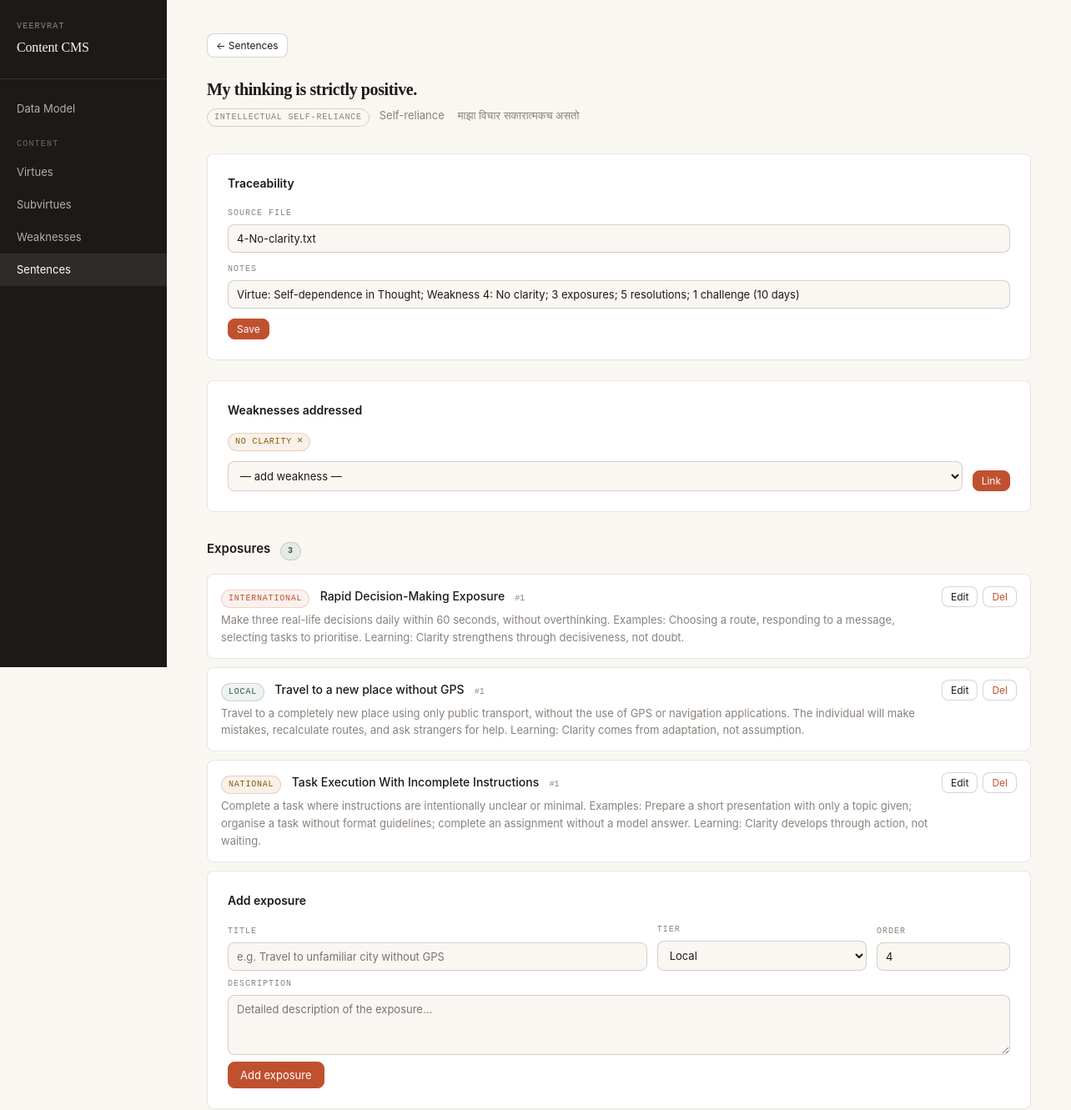
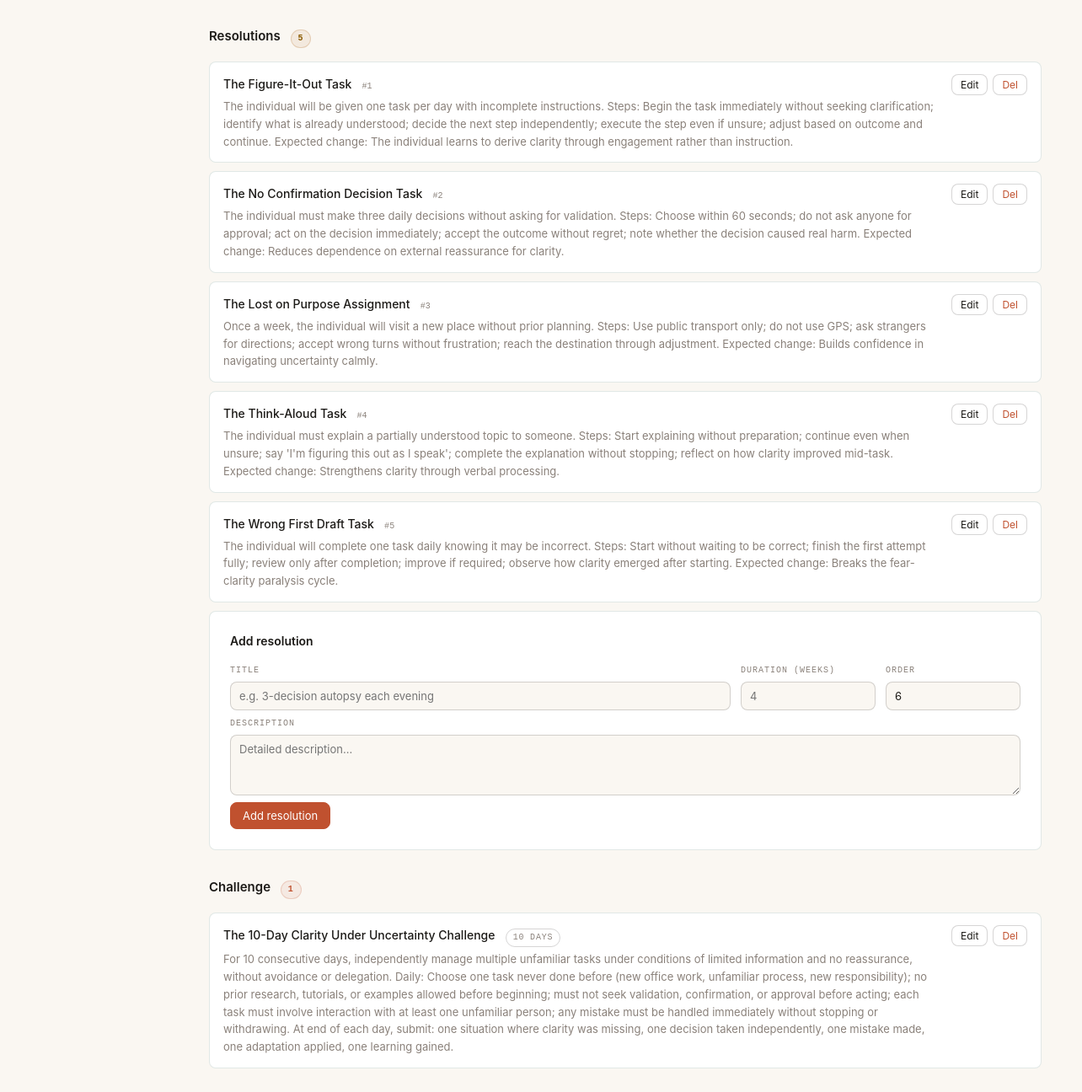
Screenshot of /sentences/1 with the database file from the repository (2 pictures, top to bottom).
### tables this page shows
CREATE TABLE sentence (
            id            INTEGER PRIMARY KEY AUTOINCREMENT,
            text_en       TEXT NOT NULL,
            text_mr       TEXT,
            subvirtue_id  INTEGER NOT NULL REFERENCES subvirtue(id) ON DELETE CASCADE,
            source_file   TEXT,
            notes         TEXT
        );

CREATE TABLE subvirtue (
            id          INTEGER PRIMARY KEY AUTOINCREMENT,
            name_en     TEXT NOT NULL UNIQUE,
            name_mr     TEXT,
            virtue_id   INTEGER NOT NULL REFERENCES virtue(id) ON DELETE RESTRICT
        );

CREATE TABLE virtue (
            id      INTEGER PRIMARY KEY AUTOINCREMENT,
            name_en TEXT NOT NULL UNIQUE,
            name_mr TEXT
        );

CREATE TABLE weakness (
            id       INTEGER PRIMARY KEY AUTOINCREMENT,
            name_en  TEXT NOT NULL UNIQUE,
            name_mr  TEXT,
            category TEXT CHECK(category IN ('A','B','C'))
        );

CREATE TABLE exposure (
            id            INTEGER PRIMARY KEY AUTOINCREMENT,
            sentence_id   INTEGER NOT NULL REFERENCES sentence(id) ON DELETE CASCADE,
            tier          TEXT CHECK(tier IN ('local','national','international')),
            title         TEXT NOT NULL,
            description   TEXT,
            sort_order    INTEGER DEFAULT 0
        );

CREATE TABLE resolution (
            id             INTEGER PRIMARY KEY AUTOINCREMENT,
            sentence_id    INTEGER NOT NULL REFERENCES sentence(id) ON DELETE CASCADE,
            title          TEXT NOT NULL,
            description    TEXT,
            duration_weeks INTEGER,
            sort_order     INTEGER DEFAULT 0
        );

CREATE TABLE challenge (
            id            INTEGER PRIMARY KEY AUTOINCREMENT,
            sentence_id   INTEGER NOT NULL REFERENCES sentence(id) ON DELETE CASCADE,
            title         TEXT NOT NULL,
            description   TEXT,
            duration_days INTEGER
        );

### main.py (the view)
@app.get("/sentences/{sid}", response_class=HTMLResponse)
def view_sentence(request: Request, sid: int, msg: str = ""):
    db = get_db()
    sentence = db.execute("""
        SELECT s.*, sv.name_en AS subvirtue_name, v.name_en AS virtue_name, v.id AS virtue_id
        FROM sentence s
        JOIN subvirtue sv ON sv.id = s.subvirtue_id
        JOIN virtue v ON v.id = sv.virtue_id
        WHERE s.id = ?
    """, (sid,)).fetchone()
    if not sentence:
        raise HTTPException(404)
    exposures = db.execute("SELECT * FROM exposure WHERE sentence_id=? ORDER BY tier, sort_order, id", (sid,)).fetchall()
    resolutions = db.execute("SELECT * FROM resolution WHERE sentence_id=? ORDER BY sort_order, id", (sid,)).fetchall()
    challenges = db.execute("SELECT * FROM challenge WHERE sentence_id=? ORDER BY id", (sid,)).fetchall()
    linked_weaknesses = db.execute("""
        SELECT w.* FROM weakness w
        JOIN sentence_weakness sw ON sw.weakness_id = w.id
        WHERE sw.sentence_id = ? ORDER BY w.name_en
    """, (sid,)).fetchall()
    all_weaknesses = db.execute("SELECT * FROM weakness ORDER BY category, name_en").fetchall()
    db.close()
    return templates.TemplateResponse(request, "sentence_detail.html", {
        "sentence": sentence,
        "exposures": exposures, "resolutions": resolutions, "challenges": challenges,
        "linked_weaknesses": linked_weaknesses, "all_weaknesses": all_weaknesses,
        "msg": msg
    })

### templates/sentence_detail.html (shortened to what this page needs)
{% extends "base.html" %}
{% block content %}
<div style="margin-bottom:24px;">
  <a href="/sentences?virtue_id={{ sentence.virtue_id }}&subvirtue_id={{ sentence.subvirtue_id }}" class="btn btn-sm">← Sentences</a>
</div>
<div class="page-head">
  <h1 style="font-size:20px;line-height:1.4;">{{ sentence.text_en }}</h1>
  <p>
    <span class="badge">{{ sentence.subvirtue_name }}</span>
    <span style="color:var(--muted);font-size:13px;margin-left:8px;">{{ sentence.virtue_name }}</span>
    {% if sentence.text_mr %}<span style="color:var(--muted);font-size:13px;margin-left:12px;">{{ sentence.text_mr }}</span>{% endif %}
  </p>
</div>
<div class="form-card">
  <h3>Traceability</h3>
  <form method="post" action="/sentences/{{ sentence.id }}/edit-meta">
    <div class="form-row">
      <div class="field field-full"><label>Source file</label><input name="source_file" value="{{ sentence.source_file or '' }}" placeholder="e.g. Problem33_Initiative_Plan (1).txt"></div>
      <div class="field field-full"><label>Notes</label><input name="notes" value="{{ sentence.notes or '' }}" placeholder="Context, problem number, weakness..."></div>
      <button type="submit" class="btn btn-sm btn-primary">Save</button>
    </div>
  </form>
</div>
<div class="form-card">
  <h3>Weaknesses addressed</h3>
  <div style="display:flex;gap:8px;flex-wrap:wrap;margin-bottom:12px;">
    {% for w in linked_weaknesses %}
    <span class="badge badge-national" style="display:inline-flex;align-items:center;gap:6px;">
      {{ w.name_en }}
      <form method="post" action="/sentences/{{ sentence.id }}/unlink-weakness/{{ w.id }}" style="display:inline;margin:0;">
        <button type="submit" style="background:none;border:none;cursor:pointer;color:inherit;font-size:12px;padding:0;line-height:1;" title="Remove">×</button>
      </form>
    </span>
    {% else %}
    <span style="color:var(--muted);font-size:13px;">No weaknesses tagged yet.</span>
    {% endfor %}
  </div>
  <form method="post" action="/sentences/{{ sentence.id }}/link-weakness">
    <div class="form-row">
      <div class="field">
        <select name="weakness_id" required>
          <option value="">— add weakness —</option>
        </select>
      </div>
      <button type="submit" class="btn btn-sm btn-primary">Link</button>
    </div>
  </form>
</div>
<div class="section-head">
  <h2>Exposures <span class="badge badge-local" style="margin-left:8px;">{{ exposures | length }}</span></h2>
</div>
{% for e in exposures %}
<div class="item-card">
  <div class="item-top">
    <div>
      <span class="badge badge-{{ e.tier }}">{{ e.tier }}</span>
      <span class="item-title" style="margin-left:8px;">{{ e.title }}</span>
      {% if e.sort_order %}<span style="font-family:var(--mono);font-size:10px;color:var(--muted);margin-left:8px;">#{{ e.sort_order }}</span>{% endif %}
      {% if e.description %}<div class="item-desc">{{ e.description }}</div>{% endif %}
    </div>
    <div class="item-actions">
      <button class="btn btn-sm" onclick="toggleEdit('e{{ e.id }}')">Edit</button>
      <form method="post" action="/sentences/{{ sentence.id }}/exposures/{{ e.id }}/delete" style="display:inline" onsubmit="return confirm('Delete?')">
        <button type="submit" class="btn btn-sm btn-danger">Del</button>
      </form>
    </div>
  </div>
</div>
{% endfor %}
<div class="form-card">
  <h3>Add exposure</h3>
  <form method="post" action="/sentences/{{ sentence.id }}/exposures/new">
    <div class="form-row">
      <div class="field" style="flex:2;"><label>Title</label><input name="title" required placeholder="e.g. Travel to unfamiliar city without GPS"></div>
      <div class="field"><label>Tier</label>
        <select name="tier"><option value="local">Local</option><option value="national">National</option><option value="international">International</option></select>
      </div>
      <div class="field" style="max-width:80px;"><label>Order</label><input name="sort_order" type="number" value="{{ exposures | length + 1 }}"></div>
    </div>
    <div class="form-row" style="margin-top:8px;">
      <div class="field field-full"><label>Description</label><textarea name="description" placeholder="Detailed description of the exposure..."></textarea></div>
    </div>
    <div style="margin-top:8px;"><button type="submit" class="btn btn-primary">Add exposure</button></div>
  </form>
</div>
<div class="section-head">
  <h2>Resolutions <span class="badge badge-national" style="margin-left:8px;">{{ resolutions | length }}</span></h2>
</div>
{% for r in resolutions %}
<div class="item-card">
  <div class="item-top">
    <div>
      <span class="item-title">{{ r.title }}</span>
      {% if r.sort_order %}<span style="font-family:var(--mono);font-size:10px;color:var(--muted);margin-left:8px;">#{{ r.sort_order }}</span>{% endif %}
      {% if r.description %}<div class="item-desc">{{ r.description }}</div>{% endif %}
    </div>
    <div class="item-actions">
      <button class="btn btn-sm" onclick="toggleEdit('r{{ r.id }}')">Edit</button>
      <form method="post" action="/sentences/{{ sentence.id }}/resolutions/{{ r.id }}/delete" style="display:inline" onsubmit="return confirm('Delete?')">
        <button type="submit" class="btn btn-sm btn-danger">Del</button>
      </form>
    </div>
  </div>
</div>
{% endfor %}
<div class="form-card">
  <h3>Add resolution</h3>
  <form method="post" action="/sentences/{{ sentence.id }}/resolutions/new">
    <div class="form-row">
      <div class="field" style="flex:2;"><label>Title</label><input name="title" required placeholder="e.g. 3-decision autopsy each evening"></div>
      <div class="field" style="max-width:100px;"><label>Duration (weeks)</label><input name="duration_weeks" type="number" placeholder="4"></div>
      <div class="field" style="max-width:80px;"><label>Order</label><input name="sort_order" type="number" value="{{ resolutions | length + 1 }}"></div>
    </div>
    <div class="form-row" style="margin-top:8px;">
      <div class="field field-full"><label>Description</label><textarea name="description" placeholder="Detailed description..."></textarea></div>
    </div>
    <div style="margin-top:8px;"><button type="submit" class="btn btn-primary">Add resolution</button></div>
  </form>
</div>
<div class="section-head">
  <h2>Challenge <span class="badge badge-international" style="margin-left:8px;">{{ challenges | length }}</span></h2>
</div>
{% for ch in challenges %}
<div class="item-card">
  <div class="item-top">
    <div>
      <span class="item-title">{{ ch.title }}</span>
      {% if ch.duration_days %}<span class="badge" style="margin-left:8px;">{{ ch.duration_days }} days</span>{% endif %}
      {% if ch.description %}<div class="item-desc">{{ ch.description }}</div>{% endif %}
    </div>
    <div class="item-actions">
      <button class="btn btn-sm" onclick="toggleEdit('ch{{ ch.id }}')">Edit</button>
      <form method="post" action="/sentences/{{ sentence.id }}/challenges/{{ ch.id }}/delete" style="display:inline" onsubmit="return confirm('Delete?')">
        <button type="submit" class="btn btn-sm btn-danger">Del</button>
      </form>
    </div>
  </div>
</div>
{% endfor %}
{% endblock %}

### static/style.css (style rules this page uses)
:root { --bg: #FAF7F2; --fg: #1C1A17; --accent: #C0512F; --accent-2: #2F5B4F; --muted: #8A817A; --surface: #fff; --border: rgba(47,91,79,0.14); --border-strong: rgba(28,26,23,0.18); --radius: 8px; --mono: 'JetBrains Mono', ui-monospace, Menlo, monospace; --serif: Georgia, serif; }
*, *::before, *::after { box-sizing: border-box; margin: 0; padding: 0; }
html, body { background: var(--bg); color: var(--fg); font-family: -apple-system, BlinkMacSystemFont, 'Segoe UI', system-ui, sans-serif; font-size: 15px; line-height: 1.6; }
.page-head { margin-bottom: 32px; }
.page-head h1 { font-family: var(--serif); font-size: 28px; letter-spacing: -0.02em; margin-bottom: 6px; }
.page-head p { color: var(--muted); font-size: 14px; }
.badge { display: inline-block; font-family: var(--mono); font-size: 10px; text-transform: uppercase; letter-spacing: 0.08em; padding: 2px 8px; border-radius: 999px; border: 1px solid var(--border-strong); color: var(--muted); }
.badge-local { background: rgba(47,91,79,0.08); color: var(--accent-2); border-color: rgba(47,91,79,0.2); }
.badge-national { background: rgba(184,115,51,0.1); color: #8a5a00; border-color: rgba(184,115,51,0.25); }
.badge-international { background: rgba(192,81,47,0.08); color: var(--accent); border-color: rgba(192,81,47,0.2); }
.btn { display: inline-flex; align-items: center; gap: 6px; padding: 7px 14px; border-radius: var(--radius); border: 1px solid var(--border-strong); font-size: 13px; font-family: inherit; cursor: pointer; text-decoration: none; background: var(--surface); color: var(--fg); transition: all 0.12s; }
.btn-primary { background: var(--accent); color: #fff; border-color: var(--accent); }
.btn-sm { padding: 4px 10px; font-size: 12px; }
.btn-danger { color: var(--accent); }
.form-card { background: var(--surface); border: 1px solid var(--border); border-radius: var(--radius); padding: 24px; margin-bottom: 24px; }
.form-card h3 { font-size: 14px; font-weight: 600; margin-bottom: 16px; }
.form-row { display: flex; gap: 12px; flex-wrap: wrap; align-items: flex-end; }
.field { display: flex; flex-direction: column; gap: 5px; flex: 1; min-width: 160px; }
.field label { font-family: var(--mono); font-size: 10px; text-transform: uppercase; letter-spacing: 0.1em; color: var(--muted); }
.field input, .field select, .field textarea { padding: 8px 10px; border: 1px solid var(--border-strong); border-radius: var(--radius); font-size: 13px; font-family: inherit; color: var(--fg); background: var(--bg); outline: none; transition: border-color 0.12s; }
.field textarea { resize: vertical; min-height: 72px; }
.field-full { flex-basis: 100%; }
.section-head { display: flex; align-items: center; justify-content: space-between; margin: 32px 0 16px; }
.section-head h2 { font-size: 15px; font-weight: 600; }
.item-card { background: var(--surface); border: 1px solid var(--border); border-radius: var(--radius); padding: 14px 16px; margin-bottom: 10px; }
.item-card .item-top { display: flex; justify-content: space-between; align-items: flex-start; gap: 12px; }
.item-card .item-title { font-weight: 500; font-size: 14px; }
.item-card .item-desc { font-size: 13px; color: var(--muted); margin-top: 4px; line-height: 1.6; }
.item-actions { display: flex; gap: 6px; flex-shrink: 0; }

### rows the page displays
sentence: text_en "My thinking is strictly positive.", text_mr "माझा विचार सकारात्मकच असतो", source_file "4-No-clarity.txt", notes "Virtue: Self-dependence in Thought; Weakness 4: No clarity; 3 exposures; 5 resolutions; 1 challenge (10 days)"
subvirtue: subvirtue_name "INTELLECTUAL SELF-RELIANCE"
virtue: virtue_name "Self-reliance"
weakness: name_en "NO CLARITY"
exposure: tier "INTERNATIONAL", title "Rapid Decision-Making Exposure", sort_order "1", description "Make three real-life decisions daily within 60 seconds, without overthinking. Examples: Choosing a route, responding to a message, selecting tasks to prioritise. Learning: Clarity strengthens through decisiveness, not doubt."
exposure: tier "LOCAL", title "Travel to a new place without GPS", sort_order "1", description "Travel to a completely new place using only public transport, without the use of GPS or navigation applications. The individual will make mistakes, recalculate routes, and ask strangers for help. Learning: Clarity comes from adaptation, not assumption."
exposure: tier "NATIONAL", title "Task Execution With Incomplete Instructions", sort_order "1", description "Complete a task where instructions are intentionally unclear or minimal. Examples: Prepare a short presentation with only a topic given; organise a task without format guidelines; complete an assignment without a model answer. Learning: Clarity develops through action, not waiting."
resolution: title "The Figure-It-Out Task", sort_order "1", description "The individual will be given one task per day with incomplete instructions. Steps: Begin the task immediately without seeking clarification; identify what is already understood; decide the next step independently; execute the step even if unsure; adjust based on outcome and continue. Expected change: The individual learns to derive clarity through engagement rather than instruction."
resolution: title "The No Confirmation Decision Task", sort_order "2", description "The individual must make three daily decisions without asking for validation. Steps: Choose within 60 seconds; do not ask anyone for approval; act on the decision immediately; accept the outcome without regret; note whether the decision caused real harm. Expected change: Reduces dependence on external reassurance for clarity."
resolution: title "The Lost on Purpose Assignment", sort_order "3", description "Once a week, the individual will visit a new place without prior planning. Steps: Use public transport only; do not use GPS; ask strangers for directions; accept wrong turns without frustration; reach the destination through adjustment. Expected change: Builds confidence in navigating uncertainty calmly."
resolution: title "The Think-Aloud Task", sort_order "4", description "The individual must explain a partially understood topic to someone. Steps: Start explaining without preparation; continue even when unsure; say 'I'm figuring this out as I speak'; complete the explanation without stopping; reflect on how clarity improved mid-task. Expected change: Strengthens clarity through verbal processing."
resolution: title "The Wrong First Draft Task", sort_order "5", description "The individual will complete one task daily knowing it may be incorrect. Steps: Start without waiting to be correct; finish the first attempt fully; review only after completion; improve if required; observe how clarity emerged after starting. Expected change: Breaks the fear-clarity paralysis cycle."
challenge: title "The 10-Day Clarity Under Uncertainty Challenge", duration_days "10", description "For 10 consecutive days, independently manage multiple unfamiliar tasks under conditions of limited information and no reassurance, without avoidance or delegation. Daily: Choose one task never done before (new office work, unfamiliar process, new responsibility); no prior research, tutorials, or examples allowed before beginning; must not seek validation, confirmation, or approval before acting; each task must involve interaction with at least one unfamiliar person; any mistake must be handled immediately without stopping or withdrawing. At end of each day, submit: one situation where clarity was missing, one decision taken independently, one mistake made, one adaptation applied, one…"

### other values shown
{{ exposures | length }} "3"
{{ resolutions | length }} "5"
{{ challenges | length }} "1"
